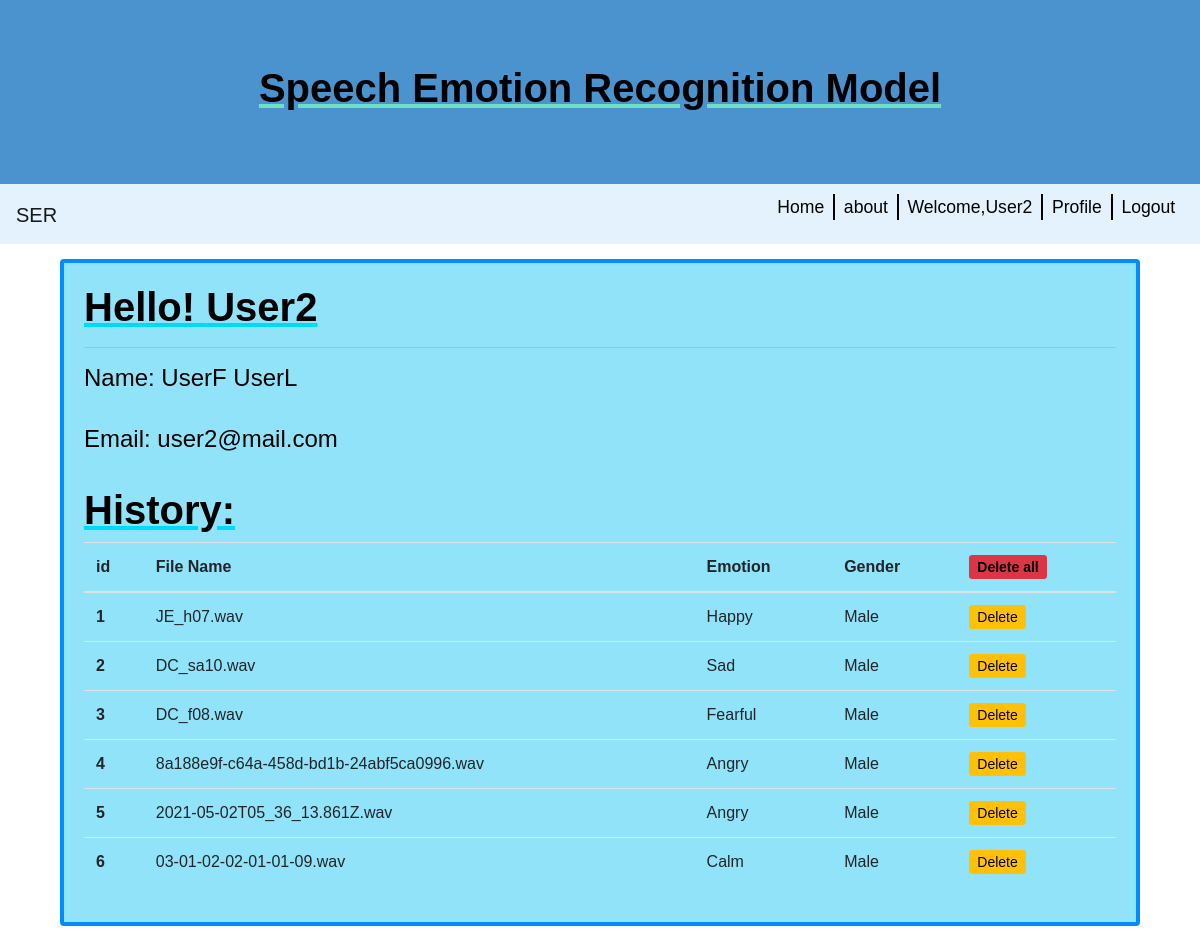
Before: /profile (signed in) with the older database file.
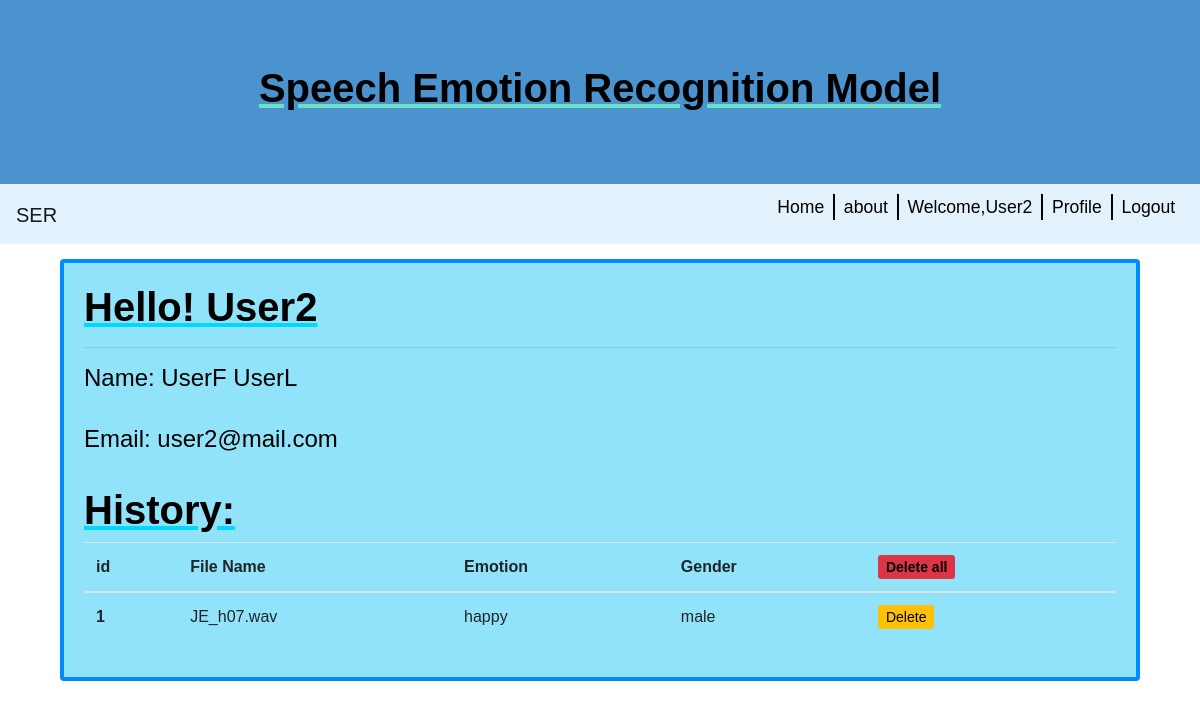
After: the same page with the newer database file.
### app/dbmodels.py (models this page shows, shortened)
class User(db.Model, UserMixin):
  id = db.Column(db.Integer(), primary_key=True)
  email = db.Column(db.String(length=50), nullable=False, unique=True)
  username = db.Column(db.String(length=30), nullable=False, unique=True)
  first_name = db.Column(db.String(length=60), nullable=False)
  last_name = db.Column(db.String(length = 60), nullable=False)
  password_hash = db.Column(db.String(length = 60), nullable=False)
  historyofser = db.relationship('History', backref='owned_by', lazy=True)
  @property
  def password(self):
    return self.password

class History(db.Model):
  id = db.Column(db.Integer(), primary_key=True, unique=True)
  file_name = db.Column(db.String(length = 60), nullable=False)
  emotion = db.Column(db.String(length = 60), nullable=False)
  gender = db.Column(db.String(length = 60), nullable=False)
  data_id = db.Column(db.Integer(), db.ForeignKey('user.id'))

### app/views.py (the view)
@app.route("/profile")
@login_required
def profile():
    if "user" in session:
        users = User.query.filter_by(username=session["user"]).first()
        if users:
            users = User.query.filter_by(username=session["user"]).first()
            history = History.query.filter_by(data_id=users.id).all()
            return render_template("public/profile.html",users=users,histories=history)
    return redirect(url_for('sign_in'))

### app/dbmodels.py (called while the page is built)
@login_manager.user_loader
def load_user(user_id):
    return User.query.get(int(user_id))

### app/templates/public/profile.html (shortened to what this page needs)
{% extends "public/templates/public_template.html" %}
{% block content %}
 <div class="container">
    <div class="box">
        <h1>Hello! {{ users.username }}</h1>
        <hr>
        <h4>Name: {{users.first_name}} {{ users.last_name}}</h4>
        <br>
        <h4>Email: {{users.email}}</h4>
        <br>
        <h1>History: </h1>
        {% if histories|length < 1 %}
        <h3> There is no history. Please use the SER </h3>
        {% else  %}
        <table class="table">
  <thead>
    <tr>
      <th scope="col">id</th>
      <th scope="col">File Name</th>
      <th scope="col">Emotion</th>
      <th scope="col">Gender</th>
      <th scope="col"><a class="btn-sm btn-danger" href="/deleteall/{{ histories[0].data_id }}" style="color: black;">Delete all</a></th>
    </tr>
  </thead>
  <tbody>
{% for history in histories %}
    <tr>
      <th scope="row">{{history.id}}</th>
      <td>{{ history.file_name}}</td>
      <td>{{ history.emotion}}</td>
      <td>{{ history.gender}}</td>
      <td><a class="btn-sm btn-warning " href="/delete/{{ history.id }}" style="color: black;">Delete</a></td>
    </tr>
    {% endfor %}
</table>
        {% endif%}
      </div>
    </div>
{% endblock %}

### app/templates/public/templates/public_template.html (shortened to what this page needs)
<!DOCTYPE html>
<html>
  <head>
    <link
      rel="stylesheet"
      href="https://maxcdn.bootstrapcdn.com/bootstrap/4.5.2/css/bootstrap.min.css"
    />
    <link
      rel="stylesheet"
      type="text/css"
      href="{{url_for('static',filename='/css/style.css')}}"
    />
  </head>
  <body>
   <div class="jumbotron">
      <h1>Speech Emotion Recognition Model</h1>
    </div>
    <nav class="navbar navbar-expand-md navbar-light lined " style="background-color: #e3f2fd;">
  <a class="navbar-brand" href="/">SER</a>
  <div class="collapse navbar-collapse" id="navbarSupportedContent">
    <ul class="navbar-nav ml-auto ">
      <li class="nav-item ">
        <a class="nav-link" href="{{url_for('home_page')}}">Home </a>
      </li>
      <li class="nav-item">
        <a class="nav-link" href="{{url_for('about')}}">about</a>
      </li>
      {% if current_user.is_authenticated %}
      <li class="nav-item">
        <a class="nav-link" >Welcome,{{ current_user.username }}</a>
      </li>
        <li class="nav-item">
        <a class="nav-link" href="{{url_for('profile')}}">Profile</a>
      </li>
       <li class="nav-item">
        <a class="nav-link" href="{{url_for('logout_page')}}">Logout</a>
      </li>
      {% endif %}
    </ul>
  </div>
</nav>
     {% block content %}
    {% endblock %}
</body>
</html>

### app/static/css/style.css (style rules this page uses)
a { color: #337ab7; }
body { line-height: 1.5; font-family: sans-serif; word-wrap: break-word; overflow-wrap: break-word; color:black; }
.container { display: grid; grid-gap:20px ; }
.box { box-sizing: border-box; height: auto; width: auto; margin: 15px; background-color: #90e3f8; border-radius: .25rem; padding: 20px; border: 4px solid rgb(0, 140, 255); }
.jumbotron { background-color:#4a93cf ; margin-bottom: 0%; border-radius: 0%; }
div.jumbotron h1 { position: relative; text-align: center; text-decoration: underline #6de0c3 ; font-weight: bold; }
h1 { text-decoration: underline rgb(0, 217, 255); font-weight: bold; }
li { list-style: none; margin-bottom: 1rem; }
.navbar { padding-top: 10px; }
.navbar .navbar-nav .nav-link { color: #000000; font-size: 1.1em; }
@media only screen and (min-width: 960px) { .navbar .navbar-nav .nav-item .nav-link { padding: 0 0.5em; } }
@media only screen and (min-width: 960px) { .navbar .navbar-nav .nav-item:not(:last-child) .nav-link { border-right: 2px solid #000000; } }

Changed rows visible on the page:
removed History: id "2", file_name "DC_sa10.wav", emotion "Sad", gender "Male"
removed History: id "3", file_name "DC_f08.wav", emotion "Fearful", gender "Male"
removed History: id "4", file_name "8a188e9f-c64a-458d-bd1b-24abf5ca0996.wav", emotion "Angry", gender "Male"
removed History: id "5", file_name "2021-05-02T05_36_13.861Z.wav", emotion "Angry", gender "Male"
removed History: id "6", file_name "03-01-02-02-01-01-09.wav", emotion "Calm", gender "Male"
changed History "JE_h07.wav": emotion "Happy" → "happy"; gender "Male" → "male"
